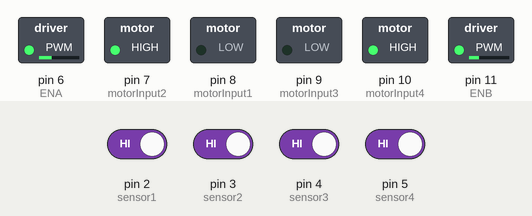
Recording of a sketch running on a simulated Arduino Uno, built with avr-gcc and run on an emulated ATmega328P. Shown: switched loads named in the sketch (green lamp = pin HIGH). The inputs (shaded band) are chosen by the test bench; at power-on: pin 2 (sensor1), pin 3 (sensor2), pin 4 (sensor3), pin 5 (sensor4) HIGH.

Above: at 1.7 s.
1.8 s: pin 2 (sensor1) driven LOW
At 2.3 s:
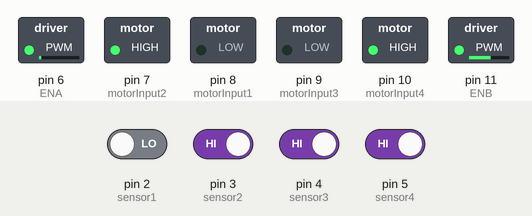
3.3 s: pin 3 (sensor2) driven LOW
At 4.5 s:
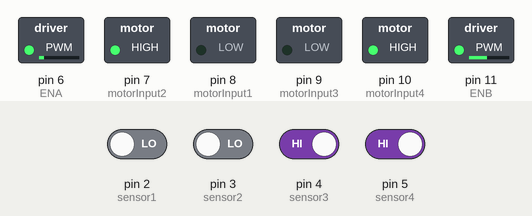
4.8 s: pin 2 (sensor1) driven HIGH
At 5.8 s:
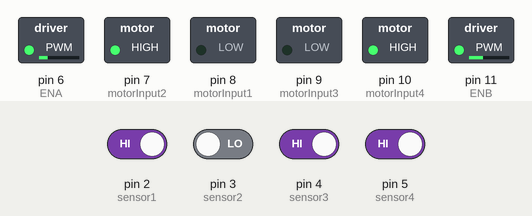
6.3 s: pin 4 (sensor3) driven LOW
At 6.9 s:
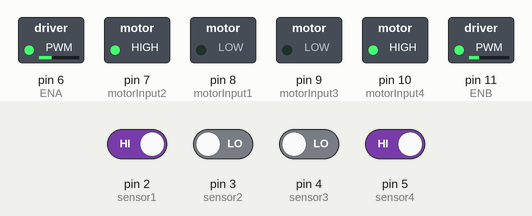
7.8 s: pin 3 (sensor2) driven HIGH and pin 5 (sensor4) driven LOW
At 8.1 s:
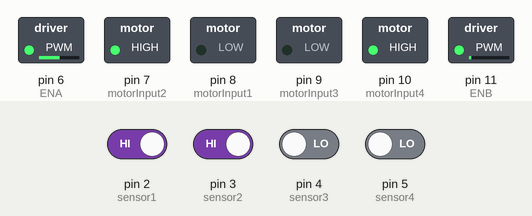
9.3 s: pin 5 (sensor4) driven HIGH
At 10.4 s:
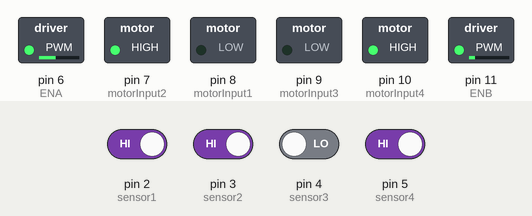
Timing chart, 0 to 11.8 s (numbered marks = the images above; inputs shaded):
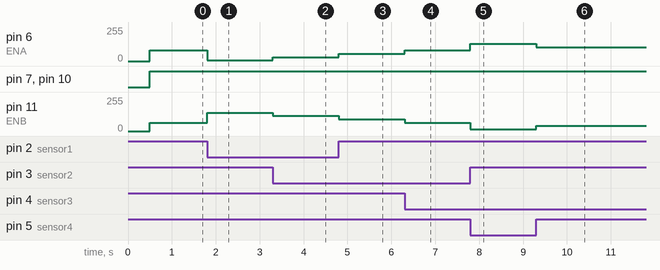

Measured:
- after the input at 1.8 s, pin 6 (ENA): 80/255 → 5/255 at once; pin 11 (ENB): 63/255 → 138/255 at once
- after the input at 3.3 s, pin 6 (ENA): 5/255 → 30/255 at once; pin 11 (ENB): 138/255 → 113/255 at once
- after the input at 4.8 s, pin 6 (ENA): 30/255 → 55/255 at once; pin 11 (ENB): 113/255 → 88/255 at once
- after the input at 6.3 s, pin 6 (ENA): 55/255 → 80/255 at once; pin 11 (ENB): 88/255 → 63/255 at once
- after the input at 7.8 s, pin 6 (ENA): 80/255 → 130/255 at once; pin 11 (ENB): 63/255 → 13/255 at once
- after the input at 9.3 s, pin 6 (ENA): 130/255 → 105/255 at once; pin 11 (ENB): 13/255 → 38/255 at once

The sketch:

PID_test.ino
```cpp
// IR Sensors
int sensor1 = 2;      // Left most sensor
int sensor2 = 3;
int sensor3 = 4;
int sensor4 = 5;      // Right most sensor

int S1;
int S2;
int S3;
int S4;


// Motor Variables
int ENA = 6;
int motorInput1 = 8;
int motorInput2 = 7;
int motorInput3 = 9;
int motorInput4 = 10;
int ENB = 11;

//Initial Speed of Motor
int initial_motor_speed = 80;


// PID Constants
float Kp = 25;
float Ki = 0;
float Kd = 15;

float error = 0, P = 0, I = 0, D = 0, PID_value = 0;
float previous_error = 0, previous_I = 0;

int flag = 0;

void setup()
{
  pinMode(sensor1, INPUT);
  pinMode(sensor2, INPUT);
  pinMode(sensor3, INPUT);
  pinMode(sensor4, INPUT);

  pinMode(motorInput1, OUTPUT);
  pinMode(motorInput2, OUTPUT);
  pinMode(motorInput3, OUTPUT);
  pinMode(motorInput4, OUTPUT);

  pinMode(ENA, OUTPUT);
  pinMode(ENB, OUTPUT);

  Serial.begin(9600);                     //setting serial monitor at a default baund rate of 9600
  delay(500);
}
void loop() {
    read_sensor_values();
    calculate_pid();
    motor_control();
}

void read_sensor_values()
{
  S1 = !digitalRead(sensor1);
  S2 = !digitalRead(sensor2);
  S3 = !digitalRead(sensor3);
  S4 = !digitalRead(sensor4);

  if ((S1 == 1) && (S2 == 0) && (S3 == 0) && (S4 == 0)) error = 3;
  else if ((S1 == 1) && (S2 == 1) && (S3 == 0) && (S4 == 0)) error = 2;
  else if ((S1 == 0) && (S2 == 1) && (S3 == 0) && (S4 == 0)) error = 1;
  else if ((S1 == 0) && (S2 == 1) && (S3 == 1) && (S4 == 0)) error = 0;
  else if ((S1 == 0) && (S2 == 0) && (S3 == 1) && (S4 == 0)) error = -1;
  else if ((S1 == 0) && (S2 == 0) && (S3 == 1) && (S4 == 1)) error = -2;
  else if ((S1 == 0) && (S2 == 0) && (S3 == 0) && (S4 == 1)) error = -3;

  /*
    Serial.print(sensor[0]);
    Serial.print("\t");
    Serial.print(S2);
    Serial.print("\t");
    Serial.print(S3);
    Serial.print("\t");
    Serial.println(S4);*/
}

void calculate_pid()
{
  P = error;
  I = I + previous_I;
  D = error - previous_error;

  PID_value = (Kp * P) + (Ki * I) + (Kd * D);

  previous_I = I;
  previous_error = error;
}

void motor_control()
{
  // Calculating the effective motor speed:
  int left_motor_speed = initial_motor_speed - PID_value;
  int right_motor_speed = 0.79*initial_motor_speed + PID_value;

  // The motor speed should not exceed the max PWM value
  left_motor_speed = constrain(left_motor_speed, 0, 255);
  right_motor_speed = constrain(right_motor_speed, 0, 255);

  /*Serial.print(PID_value);
    Serial.print("\t");
    Serial.print(left_motor_speed);
    Serial.print("\t");
    Serial.println(right_motor_speed);*/

  analogWrite(ENA, left_motor_speed); //Left Motor Speed
  analogWrite(ENB, right_motor_speed); //Right Motor Speed

  //following lines of code are to make the bot move forward
  forward();
}

void forward()
{
  /*The pin numbers and high, low values might be different depending on your connections */
  digitalWrite(motorInput1, LOW);
  digitalWrite(motorInput2, HIGH);
  digitalWrite(motorInput3, LOW);
  digitalWrite(motorInput4, HIGH);
}
void reverse()
{
  /*The pin numbers and high, low values might be different depending on your connections */
  digitalWrite(motorInput1, HIGH);
  digitalWrite(motorInput2, LOW);
  digitalWrite(motorInput3, HIGH);
  digitalWrite(motorInput4, LOW);
}
void right()
{
  /*The pin numbers and high, low values might be different depending on your connections */
  digitalWrite(motorInput1, LOW);
  digitalWrite(motorInput2, HIGH);
  digitalWrite(motorInput3, LOW);
  digitalWrite(motorInput4, LOW);
}
void left()
{
  /*The pin numbers and high, low values might be different depending on your connections */
  digitalWrite(motorInput1, LOW);
  digitalWrite(motorInput2, LOW);
  digitalWrite(motorInput3, LOW);
  digitalWrite(motorInput4, HIGH);
}
void sharpRightTurn() {
  /*The pin numbers and high, low values might be different depending on your connections */
  digitalWrite(motorInput1, LOW);
  digitalWrite(motorInput2, HIGH);
  digitalWrite(motorInput3, HIGH);
  digitalWrite(motorInput4, LOW);
}
void sharpLeftTurn() {
  /*The pin numbers and high, low values might be different depending on your connections */
  digitalWrite(motorInput1, HIGH);
  digitalWrite(motorInput2, LOW);
  digitalWrite(motorInput3, LOW);
  digitalWrite(motorInput4, HIGH);
}
void stop_bot()
{
  /*The pin numbers and high, low values might be different depending on your connections */
  digitalWrite(motorInput1, LOW);
  digitalWrite(motorInput2, LOW);
  digitalWrite(motorInput3, LOW);
  digitalWrite(motorInput4, LOW);
}
```
